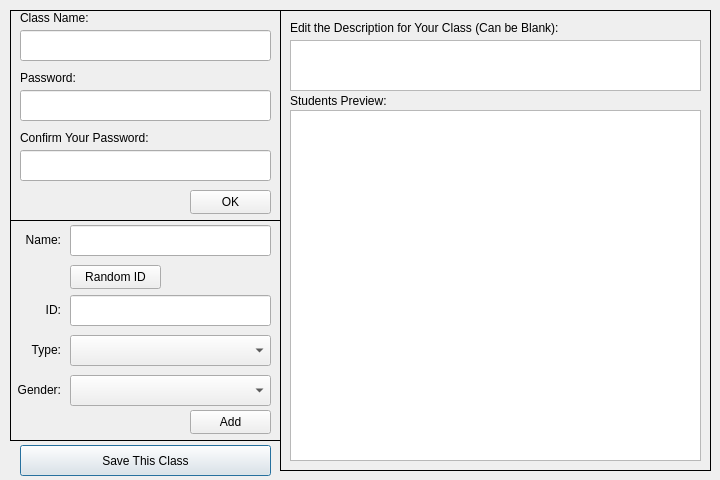
<?xml version="1.0" encoding="UTF-8"?>
<ui version="4.0">
 <class>NewClassDialogClass</class>
 <widget class="QDialog" name="NewClassDialogClass">
  <property name="geometry">
   <rect>
    <x>0</x>
    <y>0</y>
    <width>720</width>
    <height>480</height>
   </rect>
  </property>
  <property name="minimumSize">
   <size>
    <width>720</width>
    <height>480</height>
   </size>
  </property>
  <property name="maximumSize">
   <size>
    <width>720</width>
    <height>480</height>
   </size>
  </property>
  <property name="windowTitle">
   <string>New Class</string>
  </property>
  <widget class="QPushButton" name="saveButton">
   <property name="geometry">
    <rect>
     <x>20</x>
     <y>445</y>
     <width>251</width>
     <height>31</height>
    </rect>
   </property>
   <property name="text">
    <string>Save This Class</string>
   </property>
   <property name="icon">
    <iconset>
     <normalon>:/images/resources/images/save.png</normalon>
    </iconset>
   </property>
   <property name="iconSize">
    <size>
     <width>18</width>
     <height>18</height>
    </size>
   </property>
  </widget>
  <widget class="QToolButton" name="visibleButton">
   <property name="geometry">
    <rect>
     <x>245</x>
     <y>70</y>
     <width>20</width>
     <height>20</height>
    </rect>
   </property>
   <property name="styleSheet">
    <string notr="true">QToolButton {
border: none;
background: transparent;
padding: 0px;
}
QToolButton:hover {
background-color: rgba(200, 200, 200, 50);
border-radius: 2px;
}
QToolButton:pressed {
background-color: rgba(150, 150, 150, 50); 
}</string>
   </property>
   <property name="text">
    <string/>
   </property>
  </widget>
  <widget class="QFrame" name="frame">
   <property name="geometry">
    <rect>
     <x>10</x>
     <y>10</y>
     <width>271</width>
     <height>211</height>
    </rect>
   </property>
   <property name="frameShape">
    <enum>QFrame::Shape::Box</enum>
   </property>
   <widget class="QLabel" name="label_6">
    <property name="geometry">
     <rect>
      <x>10</x>
      <y>60</y>
      <width>251</width>
      <height>16</height>
     </rect>
    </property>
    <property name="text">
     <string>Password:</string>
    </property>
   </widget>
   <widget class="QLabel" name="label_7">
    <property name="geometry">
     <rect>
      <x>10</x>
      <y>120</y>
      <width>251</width>
      <height>16</height>
     </rect>
    </property>
    <property name="text">
     <string>Confirm Your Password:</string>
    </property>
   </widget>
   <widget class="QLineEdit" name="confirmPasswordEditor">
    <property name="geometry">
     <rect>
      <x>10</x>
      <y>140</y>
      <width>251</width>
      <height>31</height>
     </rect>
    </property>
   </widget>
   <widget class="QLineEdit" name="classNameEditor">
    <property name="geometry">
     <rect>
      <x>10</x>
      <y>20</y>
      <width>251</width>
      <height>31</height>
     </rect>
    </property>
    <property name="styleSheet">
     <string notr="true">font: 10pt &quot;Microsoft YaHei UI&quot;;</string>
    </property>
   </widget>
   <widget class="QLineEdit" name="passwordEditor">
    <property name="geometry">
     <rect>
      <x>10</x>
      <y>80</y>
      <width>251</width>
      <height>31</height>
     </rect>
    </property>
   </widget>
   <widget class="QLabel" name="label_5">
    <property name="geometry">
     <rect>
      <x>10</x>
      <y>0</y>
      <width>251</width>
      <height>16</height>
     </rect>
    </property>
    <property name="text">
     <string>Class Name:</string>
    </property>
   </widget>
   <widget class="QPushButton" name="classOKButton">
    <property name="geometry">
     <rect>
      <x>180</x>
      <y>180</y>
      <width>81</width>
      <height>24</height>
     </rect>
    </property>
    <property name="text">
     <string>OK</string>
    </property>
   </widget>
  </widget>
  <widget class="QFrame" name="frame_2">
   <property name="geometry">
    <rect>
     <x>10</x>
     <y>220</y>
     <width>271</width>
     <height>221</height>
    </rect>
   </property>
   <property name="frameShape">
    <enum>QFrame::Shape::Box</enum>
   </property>
   <widget class="QPushButton" name="addStudentButton">
    <property name="geometry">
     <rect>
      <x>180</x>
      <y>190</y>
      <width>81</width>
      <height>24</height>
     </rect>
    </property>
    <property name="text">
     <string>Add</string>
    </property>
    <property name="default">
     <bool>false</bool>
    </property>
   </widget>
   <widget class="QComboBox" name="genderComboBox">
    <property name="geometry">
     <rect>
      <x>60</x>
      <y>155</y>
      <width>201</width>
      <height>31</height>
     </rect>
    </property>
   </widget>
   <widget class="QLabel" name="label">
    <property name="geometry">
     <rect>
      <x>-10</x>
      <y>5</y>
      <width>61</width>
      <height>31</height>
     </rect>
    </property>
    <property name="text">
     <string>&lt;html&gt;&lt;head/&gt;&lt;body&gt;&lt;p align=&quot;right&quot;&gt;Name:&lt;/p&gt;&lt;/body&gt;&lt;/html&gt;</string>
    </property>
   </widget>
   <widget class="QLabel" name="label_2">
    <property name="geometry">
     <rect>
      <x>-10</x>
      <y>75</y>
      <width>61</width>
      <height>31</height>
     </rect>
    </property>
    <property name="text">
     <string>&lt;html&gt;&lt;head/&gt;&lt;body&gt;&lt;p align=&quot;right&quot;&gt;ID:&lt;/p&gt;&lt;/body&gt;&lt;/html&gt;</string>
    </property>
   </widget>
   <widget class="QLabel" name="label_4">
    <property name="geometry">
     <rect>
      <x>-10</x>
      <y>155</y>
      <width>61</width>
      <height>31</height>
     </rect>
    </property>
    <property name="text">
     <string>&lt;html&gt;&lt;head/&gt;&lt;body&gt;&lt;p align=&quot;right&quot;&gt;Gender:&lt;/p&gt;&lt;/body&gt;&lt;/html&gt;</string>
    </property>
   </widget>
   <widget class="QLineEdit" name="nameEditor">
    <property name="geometry">
     <rect>
      <x>60</x>
      <y>5</y>
      <width>201</width>
      <height>31</height>
     </rect>
    </property>
   </widget>
   <widget class="QComboBox" name="typeComboBox">
    <property name="geometry">
     <rect>
      <x>60</x>
      <y>115</y>
      <width>201</width>
      <height>31</height>
     </rect>
    </property>
   </widget>
   <widget class="QLineEdit" name="idEditor">
    <property name="geometry">
     <rect>
      <x>60</x>
      <y>75</y>
      <width>201</width>
      <height>31</height>
     </rect>
    </property>
   </widget>
   <widget class="QPushButton" name="idRandomGenerateButton">
    <property name="geometry">
     <rect>
      <x>60</x>
      <y>45</y>
      <width>91</width>
      <height>24</height>
     </rect>
    </property>
    <property name="text">
     <string>Random ID</string>
    </property>
   </widget>
   <widget class="QLabel" name="label_3">
    <property name="geometry">
     <rect>
      <x>-10</x>
      <y>115</y>
      <width>61</width>
      <height>31</height>
     </rect>
    </property>
    <property name="text">
     <string>&lt;html&gt;&lt;head/&gt;&lt;body&gt;&lt;p align=&quot;right&quot;&gt;Type:&lt;/p&gt;&lt;/body&gt;&lt;/html&gt;</string>
    </property>
   </widget>
  </widget>
  <widget class="QFrame" name="frame">
   <property name="geometry">
    <rect>
     <x>280</x>
     <y>10</y>
     <width>431</width>
     <height>461</height>
    </rect>
   </property>
   <property name="frameShape">
    <enum>QFrame::Shape::Box</enum>
   </property>
   <widget class="QLabel" name="label_8">
    <property name="geometry">
     <rect>
      <x>10</x>
      <y>10</y>
      <width>341</width>
      <height>16</height>
     </rect>
    </property>
    <property name="text">
     <string>Edit the Description for Your Class (Can be Blank):</string>
    </property>
   </widget>
   <widget class="QTextEdit" name="descriptionEditor">
    <property name="geometry">
     <rect>
      <x>10</x>
      <y>30</y>
      <width>411</width>
      <height>51</height>
     </rect>
    </property>
    <property name="styleSheet">
     <string notr="true">font: oblique 12pt &quot;得意黑&quot;;</string>
    </property>
   </widget>
   <widget class="QTableView" name="showStudentsTableView">
    <property name="geometry">
     <rect>
      <x>10</x>
      <y>100</y>
      <width>411</width>
      <height>351</height>
     </rect>
    </property>
   </widget>
   <widget class="QLabel" name="label_9">
    <property name="geometry">
     <rect>
      <x>10</x>
      <y>80</y>
      <width>111</width>
      <height>21</height>
     </rect>
    </property>
    <property name="text">
     <string>Students Preview:</string>
    </property>
   </widget>
   <widget class="QLabel" name="classNameShowLabel">
    <property name="geometry">
     <rect>
      <x>120</x>
      <y>80</y>
      <width>231</width>
      <height>21</height>
     </rect>
    </property>
    <property name="text">
     <string/>
    </property>
   </widget>
  </widget>
  <zorder>frame</zorder>
  <zorder>frame</zorder>
  <zorder>frame_2</zorder>
  <zorder>saveButton</zorder>
  <zorder>visibleButton</zorder>
 </widget>
 <layoutdefault spacing="6" margin="11"/>
 <tabstops>
  <tabstop>classNameEditor</tabstop>
  <tabstop>passwordEditor</tabstop>
  <tabstop>confirmPasswordEditor</tabstop>
  <tabstop>classOKButton</tabstop>
  <tabstop>nameEditor</tabstop>
  <tabstop>idRandomGenerateButton</tabstop>
  <tabstop>idEditor</tabstop>
  <tabstop>typeComboBox</tabstop>
  <tabstop>genderComboBox</tabstop>
  <tabstop>addStudentButton</tabstop>
  <tabstop>descriptionEditor</tabstop>
  <tabstop>saveButton</tabstop>
  <tabstop>showStudentsTableView</tabstop>
 </tabstops>
 <resources>
  <include location="resources.qrc"/>
 </resources>
 <connections/>
</ui>
